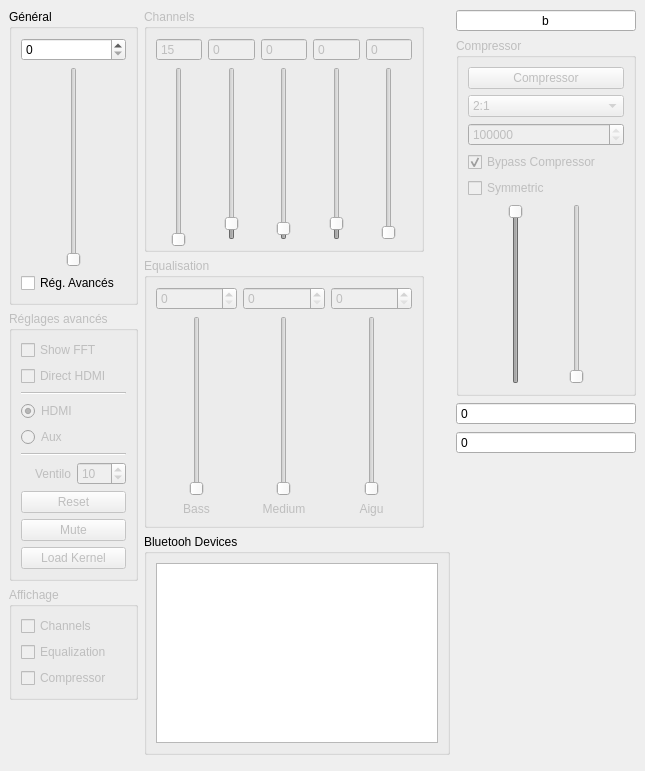
 <widget class="QMainWindow" name="MainWindow">
  <property name="geometry">
   <rect>
    <x>0</x>
    <y>0</y>
    <width>645</width>
    <height>771</height>
   </rect>
  </property>
  <property name="sizePolicy">
   <sizepolicy hsizetype="Expanding" vsizetype="Expanding">
    <horstretch>0</horstretch>
    <verstretch>0</verstretch>
   </sizepolicy>
  </property>
  <property name="windowTitle">
   <string>Préamp</string>
  </property>
  <property name="toolTipDuration">
   <number>3</number>
  </property>
  <widget class="QWidget" name="centralWidget">
   <layout class="QHBoxLayout" name="horizontalLayout_14">
    <item>
     <layout class="QVBoxLayout" name="verticalLayout_16">
      <item>
       <widget class="QGroupBox" name="groupBox">
        <property name="maximumSize">
         <size>
          <width>150</width>
          <height>16777215</height>
         </size>
        </property>
        <property name="title">
         <string>Général</string>
        </property>
        <layout class="QVBoxLayout" name="verticalLayout_8">
         <item>
          <layout class="QVBoxLayout" name="verticalLayout_6">
           <item>
            <widget class="QSpinBox" name="vol_indic_masta">
             <property name="maximum">
              <number>255</number>
             </property>
            </widget>
           </item>
          </layout>
         </item>
         <item>
          <layout class="QHBoxLayout" name="horizontalLayout_9">
           <item>
            <spacer name="horizontalSpacer_17">
             <property name="orientation">
              <enum>Qt::Horizontal</enum>
             </property>
             <property name="sizeHint" stdset="0">
              <size>
               <width>40</width>
               <height>20</height>
              </size>
             </property>
            </spacer>
           </item>
           <item>
            <widget class="QSlider" name="Vol_Masta">
             <property name="minimumSize">
              <size>
               <width>0</width>
               <height>200</height>
              </size>
             </property>
             <property name="maximumSize">
              <size>
               <width>16777215</width>
               <height>200</height>
              </size>
             </property>
             <property name="maximum">
              <number>200</number>
             </property>
             <property name="orientation">
              <enum>Qt::Vertical</enum>
             </property>
            </widget>
           </item>
           <item>
            <spacer name="horizontalSpacer_16">
             <property name="orientation">
              <enum>Qt::Horizontal</enum>
             </property>
             <property name="sizeHint" stdset="0">
              <size>
               <width>40</width>
               <height>20</height>
              </size>
             </property>
            </spacer>
           </item>
          </layout>
         </item>
         <item>
          <widget class="QCheckBox" name="advanced">
           <property name="text">
            <string>Rég. Avancés</string>
           </property>
          </widget>
         </item>
        </layout>
       </widget>
      </item>
      <item>
       <widget class="QGroupBox" name="groupAdvance">
        <property name="enabled">
         <bool>false</bool>
        </property>
        <property name="maximumSize">
         <size>
          <width>150</width>
          <height>16777215</height>
         </size>
        </property>
        <property name="title">
         <string>Réglages avancés</string>
        </property>
        <layout class="QVBoxLayout" name="verticalLayout_15">
         <item>
          <widget class="QCheckBox" name="hide_show_fft">
           <property name="text">
            <string>Show FFT</string>
           </property>
          </widget>
         </item>
         <item>
          <widget class="QCheckBox" name="bypass_preamp">
           <property name="text">
            <string>Direct HDMI</string>
           </property>
          </widget>
         </item>
         <item>
          <widget class="Line" name="line">
           <property name="orientation">
            <enum>Qt::Horizontal</enum>
           </property>
          </widget>
         </item>
         <item>
          <widget class="QRadioButton" name="in_hdmi">
           <property name="text">
            <string>HDMI</string>
           </property>
           <property name="checked">
            <bool>true</bool>
           </property>
           <attribute name="buttonGroup">
            <string notr="true">buttonGroup</string>
           </attribute>
          </widget>
         </item>
         <item>
          <widget class="QRadioButton" name="in_aux">
           <property name="text">
            <string>Aux</string>
           </property>
           <attribute name="buttonGroup">
            <string notr="true">buttonGroup</string>
           </attribute>
          </widget>
         </item>
         <item>
          <widget class="Line" name="line_2">
           <property name="orientation">
            <enum>Qt::Horizontal</enum>
           </property>
          </widget>
         </item>
         <item>
          <layout class="QHBoxLayout" name="horizontalLayout_13">
           <item>
            <widget class="QLabel" name="label_4">
             <property name="text">
              <string>Ventilo</string>
             </property>
             <property name="alignment">
              <set>Qt::AlignRight|Qt::AlignTrailing|Qt::AlignVCenter</set>
             </property>
            </widget>
           </item>
           <item>
            <widget class="QSpinBox" name="PWM">
             <property name="maximum">
              <number>127</number>
             </property>
             <property name="value">
              <number>10</number>
             </property>
            </widget>
           </item>
          </layout>
         </item>
         <item>
          <widget class="QPushButton" name="reset">
           <property name="text">
            <string>Reset</string>
           </property>
          </widget>
         </item>
         <item>
          <widget class="QPushButton" name="mute">
           <property name="text">
            <string>Mute</string>
           </property>
           <property name="checkable">
            <bool>true</bool>
           </property>
           <property name="checked">
            <bool>false</bool>
           </property>
          </widget>
         </item>
         <item>
          <widget class="QPushButton" name="load_kernel">
           <property name="text">
            <string>Load Kernel</string>
           </property>
          </widget>
         </item>
        </layout>
       </widget>
      </item>
      <item>
       <widget class="QGroupBox" name="group_display">
        <property name="enabled">
         <bool>false</bool>
        </property>
        <property name="maximumSize">
         <size>
          <width>150</width>
          <height>16777215</height>
         </size>
        </property>
        <property name="title">
         <string>Affichage</string>
        </property>
        <layout class="QVBoxLayout" name="verticalLayout_14">
         <item>
          <widget class="QCheckBox" name="checkBox_channels">
           <property name="text">
            <string>Channels</string>
           </property>
          </widget>
         </item>
         <item>
          <widget class="QCheckBox" name="checkBox_equal">
           <property name="text">
            <string>Equalization</string>
           </property>
          </widget>
         </item>
         <item>
          <widget class="QCheckBox" name="checkBox_compressor">
           <property name="text">
            <string>Compressor</string>
           </property>
           <property name="checked">
            <bool>false</bool>
           </property>
          </widget>
         </item>
        </layout>
       </widget>
      </item>
      <item>
       <spacer name="verticalSpacer">
        <property name="orientation">
         <enum>Qt::Vertical</enum>
        </property>
        <property name="sizeHint" stdset="0">
         <size>
          <width>20</width>
          <height>40</height>
         </size>
        </property>
       </spacer>
      </item>
     </layout>
    </item>
    <item>
     <layout class="QVBoxLayout" name="verticalLayout_9">
      <property name="sizeConstraint">
       <enum>QLayout::SetNoConstraint</enum>
      </property>
      <item>
       <widget class="QGroupBox" name="channels">
        <property name="enabled">
         <bool>false</bool>
        </property>
        <property name="minimumSize">
         <size>
          <width>0</width>
          <height>0</height>
         </size>
        </property>
        <property name="maximumSize">
         <size>
          <width>280</width>
          <height>243</height>
         </size>
        </property>
        <property name="title">
         <string>Channels</string>
        </property>
        <layout class="QHBoxLayout" name="horizontalLayout_2">
         <item>
          <layout class="QVBoxLayout" name="verticalLayout">
           <item>
            <widget class="QSpinBox" name="vol_indic1">
             <property name="enabled">
              <bool>false</bool>
             </property>
             <property name="readOnly">
              <bool>false</bool>
             </property>
             <property name="buttonSymbols">
              <enum>QAbstractSpinBox::NoButtons</enum>
             </property>
             <property name="maximum">
              <number>255</number>
             </property>
             <property name="value">
              <number>15</number>
             </property>
            </widget>
           </item>
           <item>
            <layout class="QHBoxLayout" name="horizontalLayout_4">
             <item>
              <spacer name="horizontalSpacer_5">
               <property name="orientation">
                <enum>Qt::Horizontal</enum>
               </property>
               <property name="sizeHint" stdset="0">
                <size>
                 <width>40</width>
                 <height>20</height>
                </size>
               </property>
              </spacer>
             </item>
             <item>
              <widget class="QSlider" name="Vol1">
               <property name="minimumSize">
                <size>
                 <width>0</width>
                 <height>180</height>
                </size>
               </property>
               <property name="maximum">
                <number>255</number>
               </property>
               <property name="value">
                <number>0</number>
               </property>
               <property name="orientation">
                <enum>Qt::Vertical</enum>
               </property>
               <property name="invertedAppearance">
                <bool>false</bool>
               </property>
              </widget>
             </item>
             <item>
              <spacer name="horizontalSpacer_6">
               <property name="orientation">
                <enum>Qt::Horizontal</enum>
               </property>
               <property name="sizeHint" stdset="0">
                <size>
                 <width>40</width>
                 <height>20</height>
                </size>
               </property>
              </spacer>
             </item>
            </layout>
           </item>
          </layout>
         </item>
         <item>
          <layout class="QVBoxLayout" name="verticalLayout_2">
           <item>
            <widget class="QSpinBox" name="vol_indic2">
             <property name="buttonSymbols">
              <enum>QAbstractSpinBox::NoButtons</enum>
             </property>
             <property name="maximum">
              <number>255</number>
             </property>
            </widget>
           </item>
           <item>
            <layout class="QHBoxLayout" name="horizontalLayout_5">
             <item>
              <spacer name="horizontalSpacer_7">
               <property name="orientation">
                <enum>Qt::Horizontal</enum>
               </property>
               <property name="sizeHint" stdset="0">
                <size>
                 <width>40</width>
                 <height>20</height>
                </size>
               </property>
              </spacer>
             </item>
             <item>
              <widget class="QSlider" name="Vol2">
               <property name="maximum">
                <number>255</number>
               </property>
               <property name="value">
                <number>15</number>
               </property>
               <property name="orientation">
                <enum>Qt::Vertical</enum>
               </property>
              </widget>
             </item>
             <item>
              <spacer name="horizontalSpacer_8">
               <property name="orientation">
                <enum>Qt::Horizontal</enum>
               </property>
               <property name="sizeHint" stdset="0">
                <size>
                 <width>40</width>
                 <height>20</height>
                </size>
               </property>
              </spacer>
             </item>
            </layout>
           </item>
          </layout>
         </item>
         <item>
          <layout class="QVBoxLayout" name="verticalLayout_3">
           <item>
            <widget class="QSpinBox" name="vol_indic3">
             <property name="buttonSymbols">
              <enum>QAbstractSpinBox::NoButtons</enum>
             </property>
             <property name="maximum">
              <number>255</number>
             </property>
            </widget>
           </item>
           <item>
            <layout class="QHBoxLayout" name="horizontalLayout_6">
             <item>
              <spacer name="horizontalSpacer_10">
               <property name="orientation">
                <enum>Qt::Horizontal</enum>
               </property>
               <property name="sizeHint" stdset="0">
                <size>
                 <width>40</width>
                 <height>20</height>
                </size>
               </property>
              </spacer>
             </item>
             <item>
              <widget class="QSlider" name="Vol3">
               <property name="maximum">
                <number>255</number>
               </property>
               <property name="value">
                <number>6</number>
               </property>
               <property name="orientation">
                <enum>Qt::Vertical</enum>
               </property>
              </widget>
             </item>
             <item>
              <spacer name="horizontalSpacer_9">
               <property name="orientation">
                <enum>Qt::Horizontal</enum>
               </property>
               <property name="sizeHint" stdset="0">
                <size>
                 <width>40</width>
                 <height>20</height>
                </size>
               </property>
              </spacer>
             </item>
            </layout>
           </item>
          </layout>
         </item>
         <item>
          <layout class="QVBoxLayout" name="verticalLayout_4">
           <item>
            <widget class="QSpinBox" name="vol_indic4">
             <property name="buttonSymbols">
              <enum>QAbstractSpinBox::NoButtons</enum>
             </property>
             <property name="maximum">
              <number>255</number>
             </property>
            </widget>
           </item>
           <item>
            <layout class="QHBoxLayout" name="horizontalLayout_7">
             <item>
              <spacer name="horizontalSpacer_12">
               <property name="orientation">
                <enum>Qt::Horizontal</enum>
               </property>
               <property name="sizeHint" stdset="0">
                <size>
                 <width>40</width>
                 <height>20</height>
                </size>
               </property>
              </spacer>
             </item>
             <item>
              <widget class="QSlider" name="Vol4">
               <property name="maximum">
                <number>255</number>
               </property>
               <property name="value">
                <number>15</number>
               </property>
               <property name="orientation">
                <enum>Qt::Vertical</enum>
               </property>
               <property name="invertedAppearance">
                <bool>false</bool>
               </property>
              </widget>
             </item>
             <item>
              <spacer name="horizontalSpacer_11">
               <property name="orientation">
                <enum>Qt::Horizontal</enum>
               </property>
               <property name="sizeHint" stdset="0">
                <size>
                 <width>40</width>
                 <height>20</height>
                </size>
               </property>
              </spacer>
             </item>
            </layout>
           </item>
          </layout>
         </item>
         <item>
          <layout class="QVBoxLayout" name="verticalLayout_5">
           <item>
            <widget class="QSpinBox" name="vol_indic5">
             <property name="buttonSymbols">
              <enum>QAbstractSpinBox::NoButtons</enum>
             </property>
             <property name="maximum">
              <number>255</number>
             </property>
            </widget>
           </item>
           <item>
            <layout class="QHBoxLayout" name="horizontalLayout_8">
             <item>
              <spacer name="horizontalSpacer_15">
               <property name="orientation">
                <enum>Qt::Horizontal</enum>
               </property>
               <property name="sizeHint" stdset="0">
                <size>
                 <width>40</width>
                 <height>20</height>
                </size>
               </property>
              </spacer>
             </item>
             <item>
              <widget class="QSlider" name="Vol5">
               <property name="toolTipDuration">
                <number>0</number>
               </property>
               <property name="maximum">
                <number>255</number>
               </property>
               <property name="value">
                <number>0</number>
               </property>
               <property name="orientation">
                <enum>Qt::Vertical</enum>
               </property>
               <property name="invertedAppearance">
                <bool>false</bool>
               </property>
              </widget>
             </item>
             <item>
              <spacer name="horizontalSpacer_14">
               <property name="orientation">
                <enum>Qt::Horizontal</enum>
               </property>
               <property name="sizeHint" stdset="0">
                <size>
                 <width>40</width>
                 <height>20</height>
                </size>
               </property>
              </spacer>
             </item>
            </layout>
           </item>
          </layout>
         </item>
        </layout>
       </widget>
      </item>
      <item>
       <widget class="QGroupBox" name="equal">
        <property name="enabled">
         <bool>false</bool>
        </property>
        <property name="maximumSize">
         <size>
          <width>280</width>
          <height>16777215</height>
         </size>
        </property>
        <property name="title">
         <string>Equalisation</string>
        </property>
        <layout class="QHBoxLayout" name="horizontalLayout_3">
         <item>
          <layout class="QVBoxLayout" name="verticalLayout_11">
           <item>
            <widget class="QSpinBox" name="vol_indicbass">
             <property name="maximum">
              <number>31</number>
             </property>
            </widget>
           </item>
           <item>
            <layout class="QHBoxLayout" name="horizontalLayout_10">
             <item>
              <spacer name="horizontalSpacer_19">
               <property name="orientation">
                <enum>Qt::Horizontal</enum>
               </property>
               <property name="sizeHint" stdset="0">
                <size>
                 <width>40</width>
                 <height>20</height>
                </size>
               </property>
              </spacer>
             </item>
             <item>
              <widget class="QSlider" name="Vol_bass">
               <property name="minimumSize">
                <size>
                 <width>0</width>
                 <height>180</height>
                </size>
               </property>
               <property name="maximum">
                <number>31</number>
               </property>
               <property name="pageStep">
                <number>1</number>
               </property>
               <property name="value">
                <number>0</number>
               </property>
               <property name="orientation">
                <enum>Qt::Vertical</enum>
               </property>
              </widget>
             </item>
             <item>
              <spacer name="horizontalSpacer_18">
               <property name="orientation">
                <enum>Qt::Horizontal</enum>
               </property>
               <property name="sizeHint" stdset="0">
                <size>
                 <width>40</width>
                 <height>20</height>
                </size>
               </property>
              </spacer>
             </item>
            </layout>
           </item>
           <item>
            <widget class="QLabel" name="label">
             <property name="text">
              <string>Bass</string>
             </property>
             <property name="alignment">
              <set>Qt::AlignCenter</set>
             </property>
            </widget>
           </item>
          </layout>
         </item>
         <item>
          <layout class="QVBoxLayout" name="verticalLayout_12">
           <item>
            <widget class="QSpinBox" name="vol_indicmed">
             <property name="maximum">
              <number>31</number>
             </property>
            </widget>
           </item>
           <item>
            <layout class="QHBoxLayout" name="horizontalLayout_11">
             <item>
              <spacer name="horizontalSpacer_21">
               <property name="orientation">
                <enum>Qt::Horizontal</enum>
               </property>
               <property name="sizeHint" stdset="0">
                <size>
                 <width>40</width>
                 <height>20</height>
                </size>
               </property>
              </spacer>
             </item>
             <item>
              <widget class="QSlider" name="Vol_medium">
               <property name="maximum">
                <number>31</number>
               </property>
               <property name="pageStep">
                <number>1</number>
               </property>
               <property name="value">
                <number>0</number>
               </property>
               <property name="orientation">
                <enum>Qt::Vertical</enum>
               </property>
               <property name="invertedAppearance">
                <bool>false</bool>
               </property>
              </widget>
             </item>
             <item>
              <spacer name="horizontalSpacer_20">
               <property name="orientation">
                <enum>Qt::Horizontal</enum>
               </property>
               <property name="sizeHint" stdset="0">
                <size>
                 <width>40</width>
                 <height>20</height>
                </size>
               </property>
              </spacer>
             </item>
            </layout>
           </item>
           <item>
            <widget class="QLabel" name="label_2">
             <property name="text">
              <string>Medium</string>
             </property>
             <property name="alignment">
              <set>Qt::AlignCenter</set>
             </property>
            </widget>
           </item>
          </layout>
         </item>
         <item>
          <layout class="QVBoxLayout" name="verticalLayout_13">
           <item>
            <widget class="QSpinBox" name="vol_indicaigu">
             <property name="maximum">
              <number>31</number>
             </property>
            </widget>
           </item>
           <item>
            <layout class="QHBoxLayout" name="horizontalLayout_12">
             <item>
              <spacer name="horizontalSpacer_23">
               <property name="orientation">
                <enum>Qt::Horizontal</enum>
               </property>
               <property name="sizeHint" stdset="0">
                <size>
                 <width>40</width>
                 <height>20</height>
                </size>
               </property>
              </spacer>
             </item>
             <item>
              <widget class="QSlider" name="Vol_aigu">
               <property name="maximum">
                <number>31</number>
               </property>
               <property name="pageStep">
                <number>1</number>
               </property>
               <property name="value">
                <number>0</number>
               </property>
               <property name="orientation">
                <enum>Qt::Vertical</enum>
               </property>
               <property name="invertedAppearance">
                <bool>false</bool>
               </property>
              </widget>
             </item>
             <item>
              <spacer name="horizontalSpacer_22">
               <property name="orientation">
                <enum>Qt::Horizontal</enum>
               </property>
               <property name="sizeHint" stdset="0">
                <size>
                 <width>40</width>
                 <height>20</height>
                </size>
               </property>
              </spacer>
             </item>
            </layout>
           </item>
           <item>
            <widget class="QLabel" name="label_3">
             <property name="text">
              <string>Aigu</string>
             </property>
             <property name="alignment">
              <set>Qt::AlignCenter</set>
             </property>
            </widget>
           </item>
          </layout>
         </item>
        </layout>
       </widget>
      </item>
      <item>
       <widget class="QGroupBox" name="groupBox_2">
        <property name="title">
         <string>Bluetooh Devices</string>
        </property>
        <layout class="QVBoxLayout" name="verticalLayout_17">
         <item>
          <widget class="QListWidget" name="blue_devices"/>
         </item>
        </layout>
       </widget>
      </item>
      <item>
       <spacer name="verticalSpacer_2">
        <property name="orientation">
         <enum>Qt::Vertical</enum>
        </property>
        <property name="sizeHint" stdset="0">
         <size>
          <width>306</width>
          <height>19</height>
         </size>
        </property>
       </spacer>
      </item>
     </layout>
    </item>
    <item>
     <layout class="QVBoxLayout" name="verticalLayout_10">
      <item>
       <widget class="QSpinBox" name="status_registre">
        <property name="alignment">
         <set>Qt::AlignCenter</set>
        </property>
        <property name="readOnly">
         <bool>false</bool>
        </property>
        <property name="buttonSymbols">
         <enum>QAbstractSpinBox::NoButtons</enum>
        </property>
        <property name="keyboardTracking">
         <bool>false</bool>
        </property>
        <property name="maximum">
         <number>999999999</number>
        </property>
        <property name="value">
         <number>11</number>
        </property>
        <property name="displayIntegerBase">
         <number>16</number>
        </property>
       </widget>
      </item>
      <item>
       <widget class="QGroupBox" name="groupcompressor">
        <property name="enabled">
         <bool>false</bool>
        </property>
        <property name="maximumSize">
         <size>
          <width>280</width>
          <height>16777215</height>
         </size>
        </property>
        <property name="title">
         <string>Compressor</string>
        </property>
        <layout class="QVBoxLayout" name="verticalLayout_7">
         <item>
          <widget class="QPushButton" name="compressor">
           <property name="text">
            <string>Compressor</string>
           </property>
          </widget>
         </item>
         <item>
          <widget class="QComboBox" name="comp_level">
           <item>
            <property name="text">
             <string>2:1</string>
            </property>
           </item>
           <item>
            <property name="text">
             <string>4:1</string>
            </property>
           </item>
           <item>
            <property name="text">
             <string>8:1</string>
            </property>
           </item>
           <item>
            <property name="text">
             <string>Hard</string>
            </property>
           </item>
          </widget>
         </item>
         <item>
          <widget class="QSpinBox" name="high_th">
           <property name="enabled">
            <bool>false</bool>
           </property>
           <property name="readOnly">
            <bool>true</bool>
           </property>
           <property name="maximum">
            <number>8388607</number>
           </property>
           <property name="singleStep">
            <number>1000</number>
           </property>
           <property name="value">
            <number>8388607</number>
           </property>
          </widget>
         </item>
         <item>
          <widget class="QCheckBox" name="bypass_compressor">
           <property name="text">
            <string>Bypass Compressor</string>
           </property>
           <property name="checked">
            <bool>true</bool>
           </property>
          </widget>
         </item>
         <item>
          <widget class="QCheckBox" name="symm">
           <property name="text">
            <string>Symmetric</string>
           </property>
          </widget>
         </item>
         <item>
          <layout class="QHBoxLayout" name="horizontalLayout">
           <item>
            <spacer name="horizontalSpacer_13">
             <property name="orientation">
              <enum>Qt::Horizontal</enum>
             </property>
             <property name="sizeHint" stdset="0">
              <size>
               <width>40</width>
               <height>20</height>
              </size>
             </property>
            </spacer>
           </item>
           <item>
            <widget class="QSlider" name="threshold">
             <property name="minimumSize">
              <size>
               <width>0</width>
               <height>180</height>
              </size>
             </property>
             <property name="maximum">
              <number>500000</number>
             </property>
             <property name="singleStep">
              <number>10000</number>
             </property>
             <property name="value">
              <number>500000</number>
             </property>
             <property name="sliderPosition">
              <number>500000</number>
             </property>
             <property name="orientation">
              <enum>Qt::Vertical</enum>
             </property>
             <property name="invertedAppearance">
              <bool>false</bool>
             </property>
            </widget>
           </item>
           <item>
            <spacer name="horizontalSpacer_2">
             <property name="orientation">
              <enum>Qt::Horizontal</enum>
             </property>
             <property name="sizeHint" stdset="0">
              <size>
               <width>40</width>
               <height>20</height>
              </size>
             </property>
            </spacer>
           </item>
           <item>
            <widget class="QSlider" name="boost">
             <property name="maximum">
              <number>11</number>
             </property>
             <property name="pageStep">
              <number>1</number>
             </property>
             <property name="orientation">
              <enum>Qt::Vertical</enum>
             </property>
            </widget>
           </item>
           <item>
            <spacer name="horizontalSpacer_3">
             <property name="orientation">
              <enum>Qt::Horizontal</enum>
             </property>
             <property name="sizeHint" stdset="0">
              <size>
               <width>40</width>
               <height>20</height>
              </size>
             </property>
            </spacer>
           </item>
          </layout>
         </item>
        </layout>
       </widget>
      </item>
      <item>
       <widget class="QSpinBox" name="reg0">
        <property name="readOnly">
         <bool>true</bool>
        </property>
        <property name="buttonSymbols">
         <enum>QAbstractSpinBox::NoButtons</enum>
        </property>
        <property name="maximum">
         <number>999999999</number>
        </property>
       </widget>
      </item>
      <item>
       <widget class="QSpinBox" name="reg1">
        <property name="readOnly">
         <bool>true</bool>
        </property>
        <property name="buttonSymbols">
         <enum>QAbstractSpinBox::NoButtons</enum>
        </property>
        <property name="maximum">
         <number>999999999</number>
        </property>
       </widget>
      </item>
      <item>
       <spacer name="verticalSpacer_3">
        <property name="orientation">
         <enum>Qt::Vertical</enum>
        </property>
        <property name="sizeHint" stdset="0">
         <size>
          <width>20</width>
          <height>40</height>
         </size>
        </property>
       </spacer>
      </item>
     </layout>
    </item>
   </layout>
  </widget>
 </widget>
